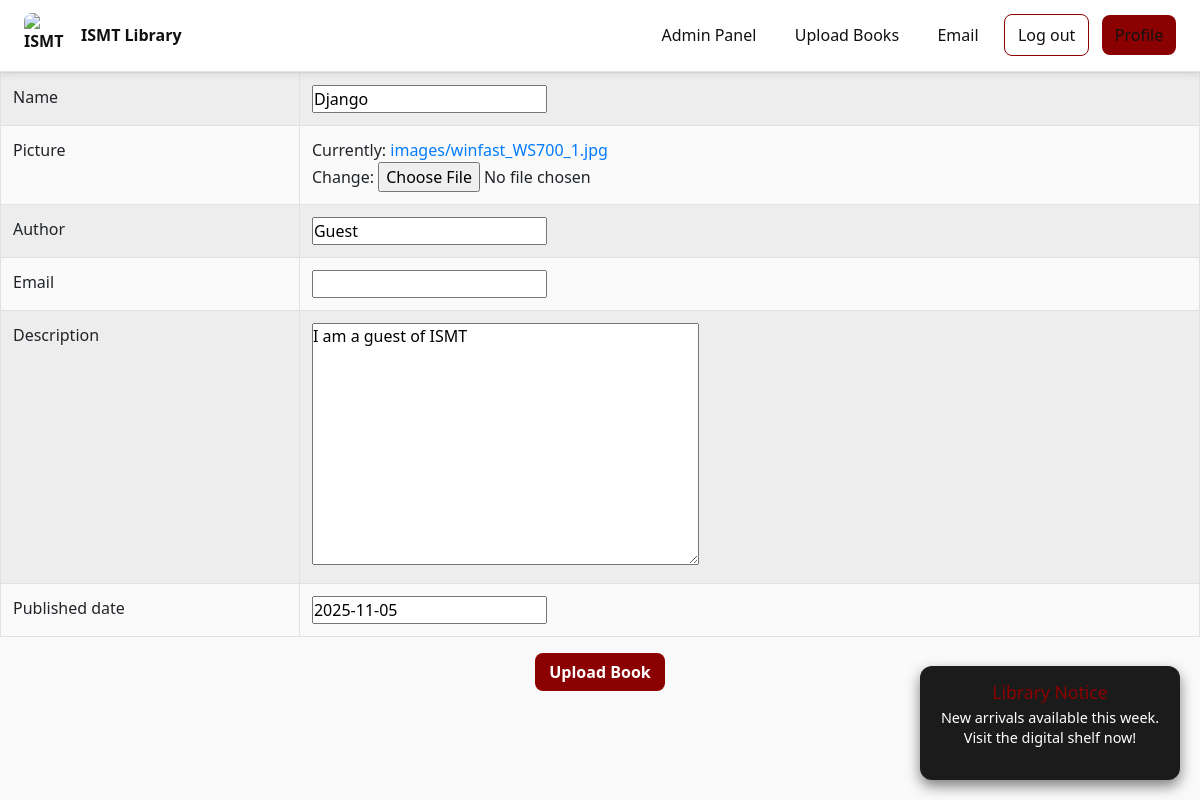
The page /update/4/ on the database as committed earlier.
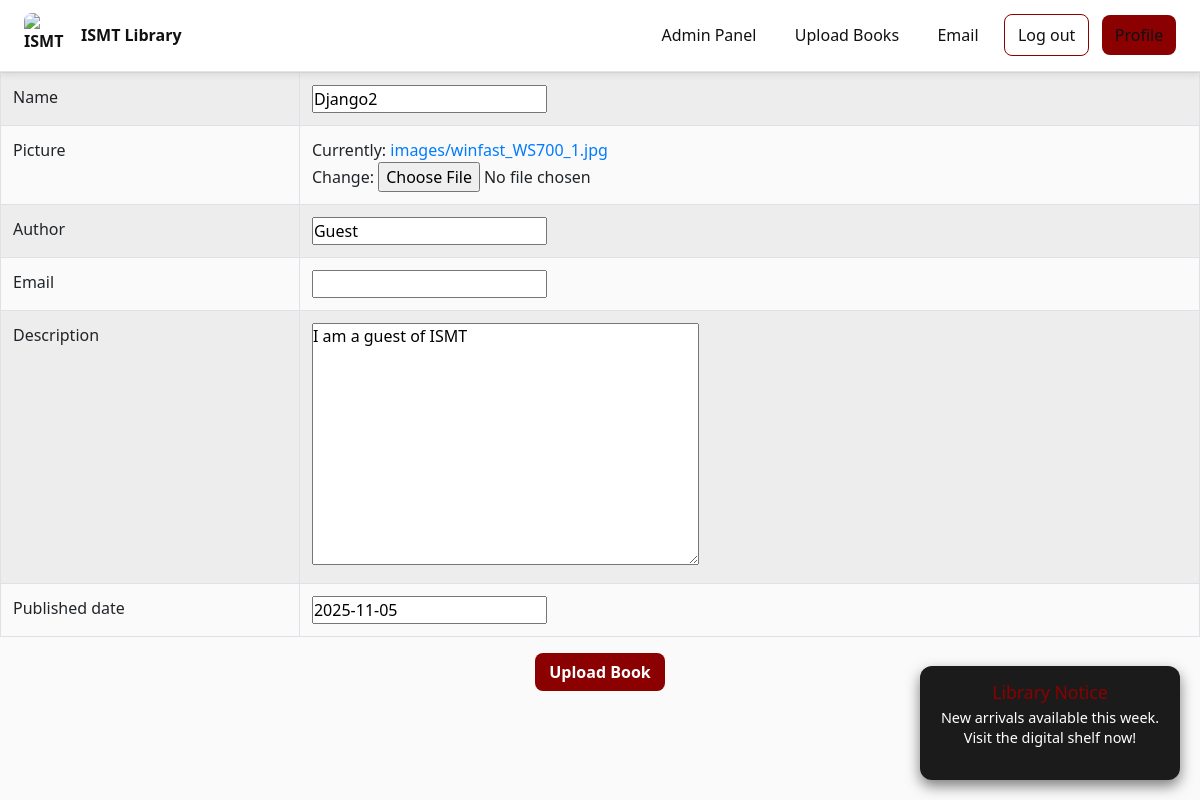
The same page on the database as committed later.
### Liby/models.py (models this page shows, shortened)
class Book(models.Model):
    name = models.CharField(max_length=200)
    picture = models.ImageField(upload_to='images/')
    author = models.CharField(max_length=100, default='Guest')
    email = models.EmailField(blank=True)
    description = models.TextField(default='I am a guest of ISMT')
    published_date = models.DateField()

### Liby/views.py (the view)
# urls.py: path('update/<int:book_id>/', views.update_book, name='update_book'),
def update_book(request,book_id):
    book_id = int(book_id)
    try:
        book_sel = Book.objects.get(id=book_id)
    except Book.DoesNotExist:
        return redirect('library')
    book_form = BookCreate(request.POST or None, request.FILES or None, instance=book_sel)
    if book_form.is_valid():
        book_form.save()
        return redirect('library')
    return render(request, 'Upload_form.html', {'upload': book_form, 'book_id': book_id})

### Liby/forms.py
class BookCreate(forms.ModelForm):
    class Meta:
        model = Book
        fields = '__all__'

### templates/Upload_form.html (shortened to what this page needs)
{% extends 'Library.html' %}
{% block content %}
<center>
    <form method="POST" enctype="multipart/form-data">
        <table class="w-100 table table-bordered table-striped" style="width:50%">
                {% for field in upload %}
                    <tr>
                        <td>{{field.label}}</td>
                        <td>{{field}}</td>
                    </tr>
                {% endfor %}
            </table>
        <button type="submit" class="btn btn-primary">Upload Book</button>
    </form>
</center>
{% endblock %}

Rows that differ between the two databases and show on the page:
changed Book "Guest": name "Django" → "Django2"
